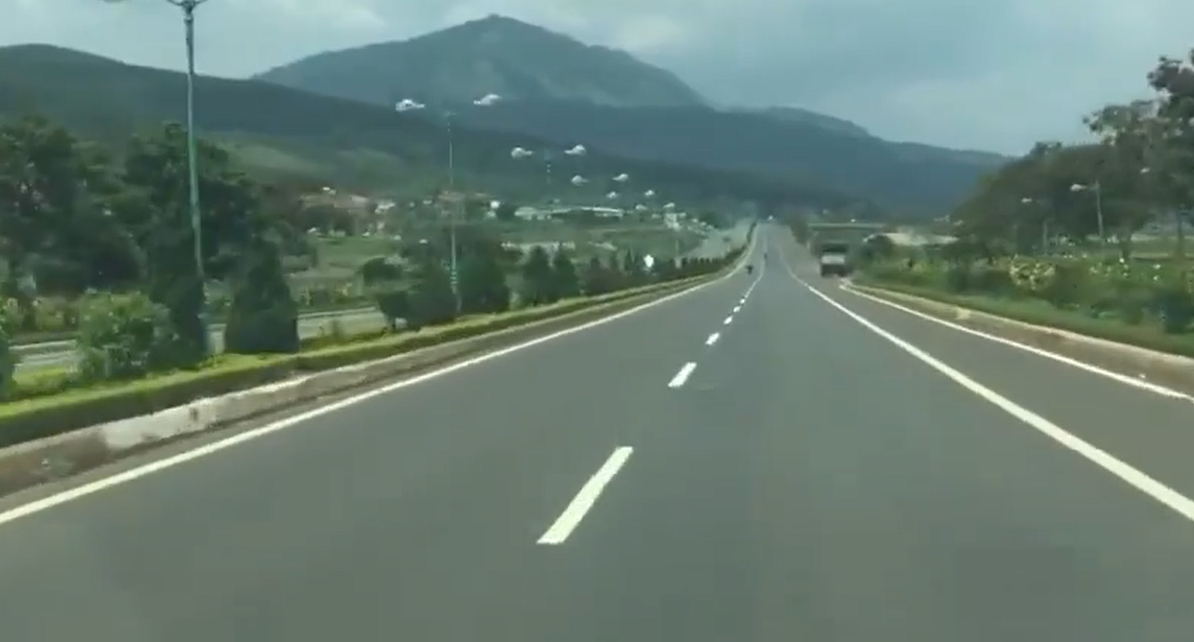
#> input picture 2024-04-16 15 19 14.png, 1194 x 642 px
$ python 16.py
#> lines starting #> are read from the running program, lines starting #| are printed output that depends on the picture
import cv2

# Đọc ảnh từ file
image = cv2.imread('2024-04-16 15 19 14.png')
#> image is the input picture: shape (642, 1194, 3); mean B, G, R 112.7, 123.5, 102.7

# Chuyển ảnh sang màu xám
gray_image = cv2.cvtColor(image, cv2.COLOR_BGR2GRAY)
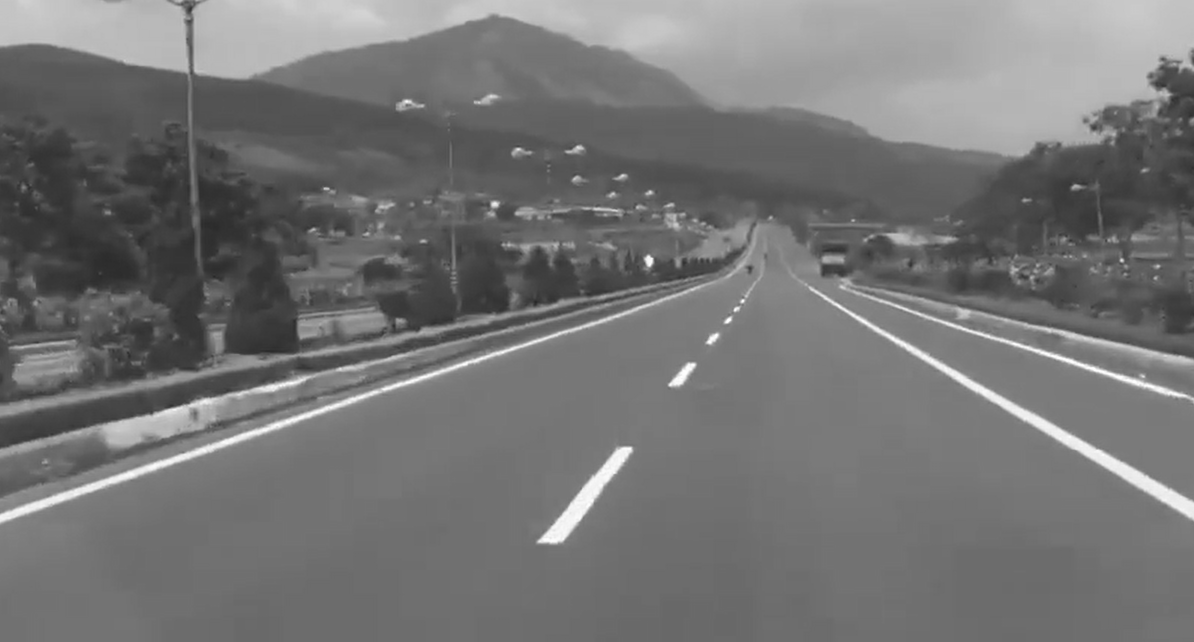
#> gray_image: shape (642, 1194); min 40, max 255, mean 116
blurred_image = cv2.GaussianBlur(gray_image, (5, 5), 0)

# Hiển thị ảnh màu xám
cv2.imshow('Gray Image', gray_image)

# Hiển thị ảnh xám đã làm mờ
cv2.imshow('Blurred Gray Image', blurred_image)

# Chờ nhấn một phím bất kỳ để đóng cửa sổ
cv2.waitKey(0)

# Đóng cửa sổ khi nhận input từ người dùng
cv2.destroyAllWindows()
